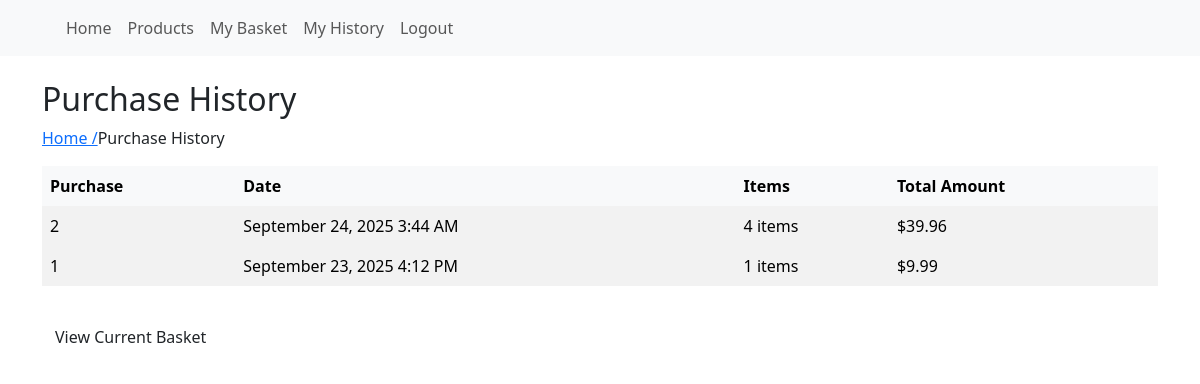
/purchase-history/ (signed in), run on the app's committed database.
### store/models.py (models this page shows, shortened)
class PurchaseHistory(models.Model):
    customer = models.ForeignKey(User, on_delete=models.CASCADE, related_name='purchase_history')
    basket = models.OneToOneField(Basket, on_delete=models.CASCADE)
    purchase_date = models.DateTimeField(auto_now_add=True)
    total_amount = models.DecimalField(max_digits=10, decimal_places=2)
    class Meta:
        ordering = ['-purchase_date']

class Basket(models.Model):
    STATUS_CHOICES = [
        ('pending', 'Pending'),
        ('approved', 'Approved'),
        ('denied', 'Denied'),
    ]
    customer = models.ForeignKey(User, on_delete=models.CASCADE, related_name='baskets')
    created_date = models.DateTimeField(auto_now_add=True)
    status = models.CharField(max_length=10, choices=STATUS_CHOICES, default='pending')
    staff_reviewer = models.ForeignKey(User, on_delete=models.SET_NULL, null=True, blank=True, related_name='reviewed_baskets')
    review_date = models.DateTimeField(null=True, blank=True)
    review_comments = models.TextField(blank=True, help_text="Staff comments on basket review")
    def get_total_items(self):
        return sum(item.quantity for item in self.basket_items.all())

class BasketItem(models.Model):
    basket = models.ForeignKey(Basket, on_delete=models.CASCADE, related_name='basket_items')
    product = models.ForeignKey(Product, on_delete=models.CASCADE)
    quantity = models.PositiveIntegerField(default=1)
    added_date = models.DateTimeField(auto_now_add=True)
    def get_total_price(self):
        return self.product.price * self.quantity
    class Meta:
        unique_together = ('basket', 'product')

### store/views.py (the view)
# urls.py: path('purchase-history/', views.purchase_history_view, name='purchase-history'),
@login_required
def purchase_history_view(request):
    try:
        user_profile = request.user.userprofile
        if user_profile.user_type != 'customer':
            messages.error(request, 'Only customers can view')
            return redirect('index')
    except:
        messages.error(request, 'Please complete your profile')
        return redirect('index')
    purchases = PurchaseHistory.objects.filter(customer=request.user).order_by('-purchase_date')
    context = {
        'purchases': purchases,
    }
    return render(request, 'customer/purchase_history.html', context)

### store/models.py (called while the page is built)
    def is_staff_member(self):
        return self.user_type == 'staff'

### store/templates/customer/purchase_history.html (shortened to what this page needs)
{% extends 'master.html' %}
{% block content %}
<h2>Purchase History</h2>
<nav aria-label="breadcrumb">
    <ol class="breadcrumb">
        <li><a href="{% url 'index' %}">Home  / </a></li>
        <li>Purchase History</li>
    </ol>
</nav>
{% if purchases %}
    <div class="table-responsive">
        <table class="table table-striped table-hover table-borderless align-middle">
            <thead class="table-light">
                <tr>
                    <th>Purchase</th>
                    <th>Date</th>
                    <th>Items</th>
                    <th>Total Amount</th>
                </tr>
            </thead>
            <tbody class="table-group-divider">
                {% for purchase in purchases %}
                    <tr>
                        <td>{{ purchase.id }}</td>
                        <td>{{ purchase.purchase_date|date:"F d, Y g:i A" }}</td>
                        <td>{{ purchase.basket.get_total_items }} items</td>
                        <td>${{ purchase.total_amount }}</td>
                    </tr>
                                    </table>
                                </div>
                {% endfor %}
    <div class="mt-3">
        <a href="{% url 'basket' %}" class="btn">View Current Basket</a>
    </div>
{% endif %}
{% endblock %}

### data on the page
PurchaseHistory: id "2", purchase_date "September 24, 2025 3:44 AM", basket.get_total_items "4", total_amount "39.96"
PurchaseHistory: id "1", purchase_date "September 23, 2025 4:12 PM", basket.get_total_items "1", total_amount "9.99"

### other printed values
{{ p.label }} "Home" "Products" "My Basket" "My History" "Logout"
